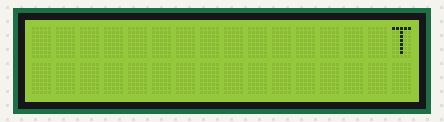
Recording of a program running on a simulated Raspberry Pi (BCM pin numbers). Shown: 16×2 character LCD. Library files of the repository ran but are not shown: RPi_LCD_16x2_I2C_driver.py.

Above: at 1.01 s.
At 5.55 s:
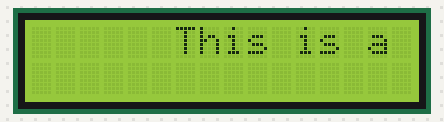
At 10.61 s:
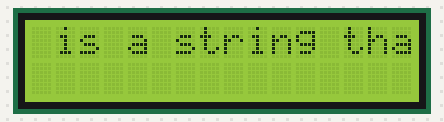
At 20.22 s:
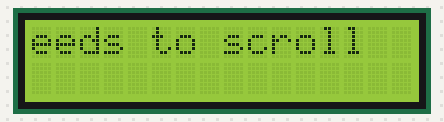
At 30.0 s:
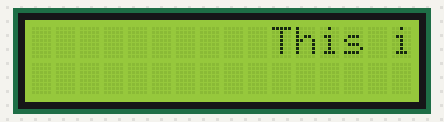
At 39.61 s:
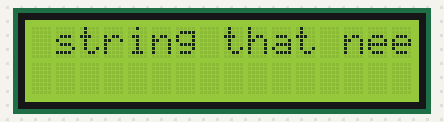

Measured:
- what the display in image 0 shows lasts 0.4 s, from 0.8 s to 1.2 s
- what the display in image 1 shows lasts 0.5 s, from 5.3 s to 5.8 s

The program:

screen_tests_scroll_text_right_to_left_continously.py
```python
#!/home/pi/spotmicro/venv/bin/python3 -u

import RPi_LCD_16x2_I2C_driver
from time import *

mylcd = RPi_LCD_16x2_I2C_driver.lcd()

str_pad = " " * 16
my_long_string = "This is a string that needs to scroll"
my_long_string = str_pad + my_long_string

while True:
    for i in range (0, len(my_long_string)):
        lcd_text = my_long_string[i:(i+16)]
        mylcd.lcd_display_string(lcd_text,1)
        sleep(0.4)
        mylcd.lcd_display_string(str_pad,1)
        
```
